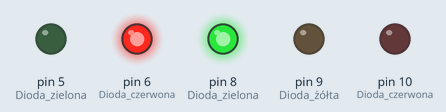
This sketch was run on a simulated Arduino Uno, built with avr-gcc and run on an emulated ATmega328P. Shown: output pins drawn as LEDs (lit = HIGH).

Above: at 1.5 s.
At 3.4 s:
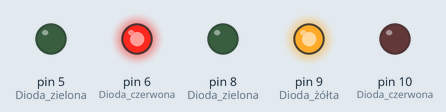
At 5.3 s:
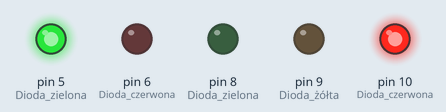
At 7.2 s:
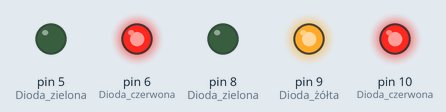
Timing chart, 0 to 9.9 s (numbered marks = the images above):
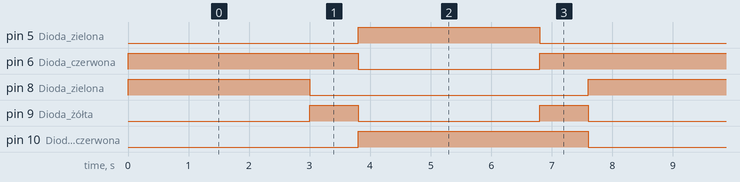

Measured:
- by itself, pin 5 (Dioda_zielona), pin 8 (Dioda_zielona): alternates HIGH for 3.0 s and LOW for 4.6 s
- by itself, pin 6 (Dioda_czerwona): repeats every 7.6 s: LOW 3.0 s, HIGH 4.6 s
- by itself, pin 9 (Dioda_żółta): alternates HIGH for 0.80 s and LOW for 3.0 s
- by itself, pin 10 (Dioda_czerwona): alternates HIGH for 3.8 s and LOW for 3.8 s

The sketch:

01e_Swiatla_uliczne_z_przejsciem.ino
```cpp
/*********************************************************************
Połączenia:

Anoda LED czerwona  - pin 10
Anoda LED żółta     - pin 9
Anoda LED zielona   - pin 8

Anoda LED czerwona  - pin 6
Anoda LED zielona   - pin 5

Katoda wszystkie LED - GND - masa - 0V

*********************************************************************/


// Instrukcje wykonywane raz po starcie Arduino
void setup() {
  pinMode(10, OUTPUT); //Dioda czerwona
  pinMode(9, OUTPUT); //Dioda żółta
  pinMode(8, OUTPUT); //Dioda zielona
  pinMode(6, OUTPUT); //Dioda czerwona
  pinMode(5, OUTPUT); //Dioda zielona

// Wyłączenie diod
  digitalWrite(10, LOW);
  digitalWrite(9, LOW);
  digitalWrite(8, LOW);
  digitalWrite(6, LOW);
  digitalWrite(5, LOW);
}

//Instrukcje, które będą wykonywały się w koło (w pętli)
void loop() {
// Włączenie zielonej diody
  digitalWrite(10, LOW); //Czerwona
  digitalWrite(9, LOW); //Żółta
  digitalWrite(8, HIGH); //Zielona
  digitalWrite(6, HIGH); //Czerwone przejscie
  delay(3000);
// Zielona gaśnie, pali się żółta
  digitalWrite(8, LOW); //Zielona
  digitalWrite(9, HIGH); //Żółta
  delay(800);
// Żółta gaśnie, pali się czerwona
  digitalWrite(9, LOW); //Żółta
  digitalWrite(10, HIGH); //Czerwona
  digitalWrite(5, HIGH); //Zielone przejscie
  digitalWrite(6, LOW); //Czerwone przejscie
  delay(3000);
// Pali się czerwona z żółtą
  digitalWrite(10, HIGH); //Czerwona
  digitalWrite(9, HIGH); //Żółta
  digitalWrite(5, LOW); //Zielone przejscie
  digitalWrite(6, HIGH); //Czerwone przejscie
  delay(800);
}
```
